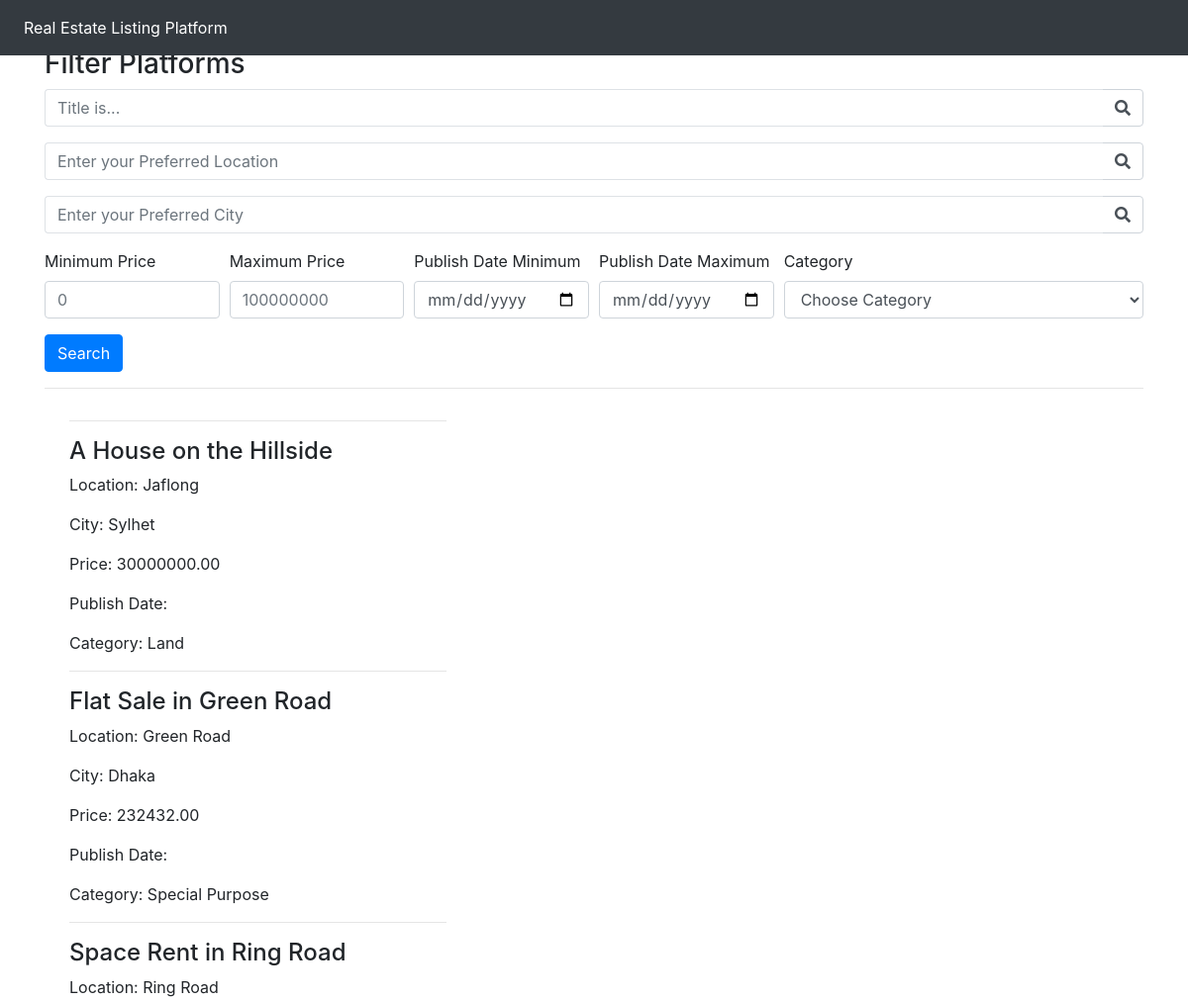
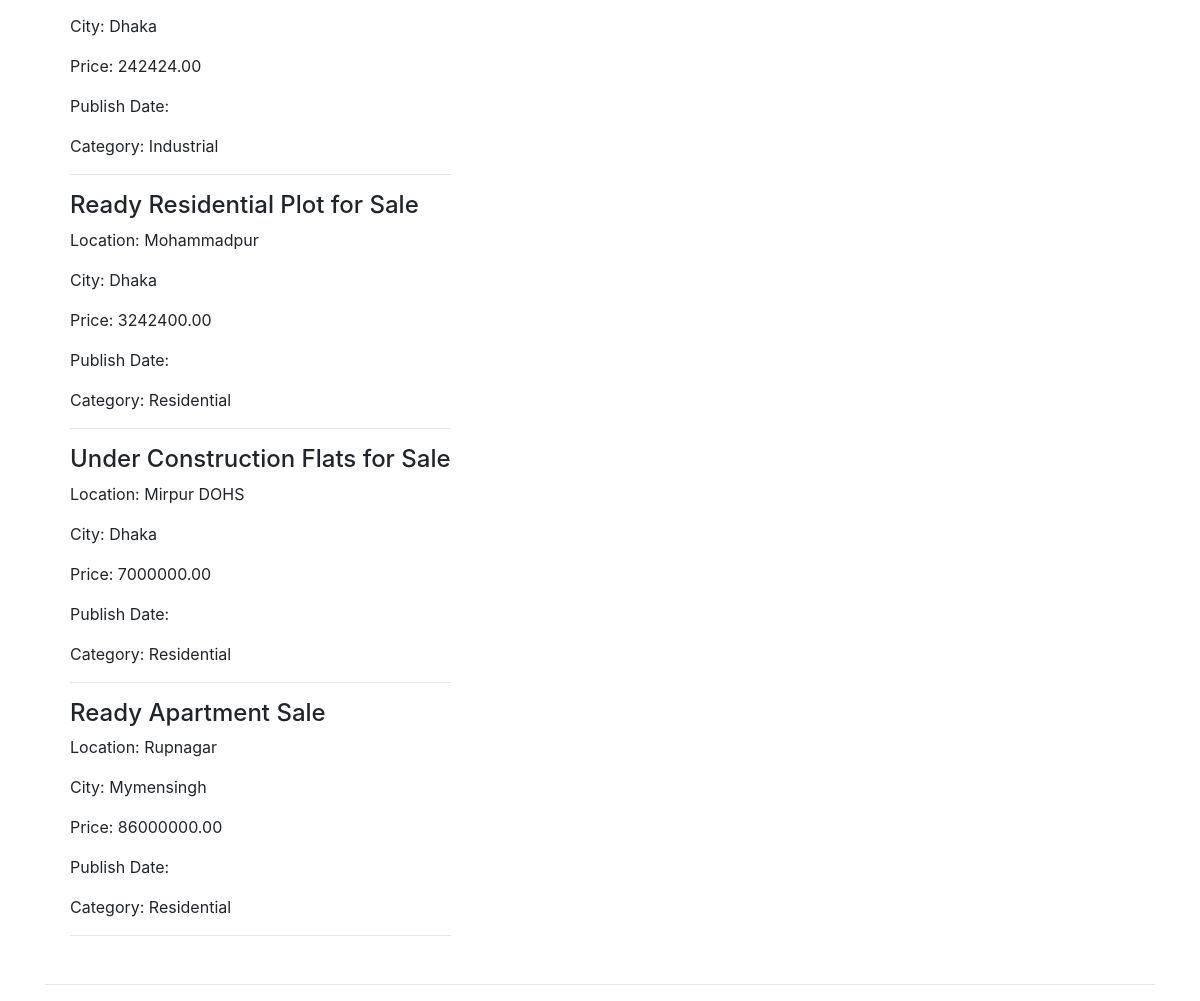
Screenshot of /filters with the database file from the repository (2 pictures, top to bottom).
### platforms/models.py (models this page shows, shortened)
class Platform(models.Model):
    property_type_choices = [
        ('Residential', 'Residential'),
        ('Commercial', 'Commercial'),
        ('Land', 'Land'),
        ('Industrial', 'Industrial'),
        ('Special Purpose', 'Special Purpose')
    ]
    owner = models.ForeignKey(User, on_delete=models.CASCADE, default=1)
    title = models.CharField(max_length=100)
    description = models.TextField(default="This Property is mindblowing!")
    property_type = models.CharField(max_length=20, choices=property_type_choices)
    price = models.DecimalField(max_digits=10, decimal_places=2)
    size_sqft = models.PositiveIntegerField()
    year_built = models.PositiveIntegerField()
    location = models.CharField(max_length=100)
    city = models.CharField(max_length=50)
    country = models.CharField(max_length=50)
    listed_date = models.DateField(auto_now_add=True)
    image = models.ImageField(default='houses.png', blank=True)

### mysite/views.py (the view)
# urls.py: path('filters', views.filters, name='filters'),
def filters(request):
    form = Platform.objects.all()
    title = request.GET.get('title')
    location = request.GET.get('location')
    city = request.GET.get('city')
    view_count_min = request.GET.get('view_count_min')
    view_count_max = request.GET.get('view_count_max')
    date_min = request.GET.get('date_min')
    date_max = request.GET.get('date_max')
    category = request.GET.get('category')
    if title:
        form = form.filter(title__icontains=title)
    if location:
        form = form.filter(location__icontains=location)
    if city:
        form = form.filter(city__icontains=city)
    if view_count_min:
        form = form.filter(view_count__gte=view_count_min)
    if view_count_max:
        form = form.filter(view_count__lte=view_count_max)
    if date_min:
        form = form.filter(publish_date__gte=date_min)
    if date_max:
        form = form.filter(publish_date__lte=date_max)
    if category and category != 'Choose...':
        form = form.filter(property_type=category)
    unique_property_types = Platform.objects.values_list('property_type', flat=True).distinct()
    return render(request, 'filters.html', {
        'form': form,
        'unique_property_types': unique_property_types
    })

### templates/filters.html (shortened to what this page needs)
<!doctype html>
<html lang="en">
  <head>
    <link rel="stylesheet" href="https://stackpath.bootstrapcdn.com/bootstrap/4.3.1/css/bootstrap.min.css">
    <link rel="stylesheet" href="https://use.fontawesome.com/releases/v5.8.1/css/all.css">
  </head>
  <body>
    <nav class="navbar navbar-expand-md navbar-dark bg-dark fixed-top">
        <div class="collapse navbar-collapse" id="navbarsExampleDefault">
            <ul class="navbar-nav mr-auto">
              <li class="nav-item active">
                  <a class="nav-link" href="home">Real Estate Listing Platform</a>
              </li>
            </ul>
        </div>
    </nav>
    <main role="main" class="container">
<br> <br>
      <h3>Filter Platforms</h3>
      <form method="GET" action=".">
        <div class="form-row">
            <div class="form-group col-12">
                <div class="input-group">
                    <input class="form-control py-2 border-right-0 border" type="search" name="title" placeholder="Title is..." />
                    <span class="input-group-append">
                        <div class="input-group-text bg-transparent">
                            <i class="fa fa-search"></i>
                        </div>
                    </span>
                </div>
            </div>
        </div>
        <div class="form-row">
            <div class="form-group col-12">
                <div class="input-group">
                    <input class="form-control py-2 border-right-0 border" type="search" name="location" placeholder="Enter your Preferred Location" />
                    <span class="input-group-append">
                        <div class="input-group-text bg-transparent">
                            <i class="fa fa-search"></i>
                        </div>
                    </span>
                </div>
            </div>
        </div>
        <div class="form-row">
            <div class="form-group col-12">
                <div class="input-group">
                    <input class="form-control py-2 border-right-0 border" type="search" name="city" placeholder="Enter your Preferred City" />
                    <span class="input-group-append">
                        <div class="input-group-text bg-transparent">
                            <i class="fa fa-search"></i>
                        </div>
                    </span>
                </div>
            </div>
        </div>
        <div class="form-row">
          <div class="form-group col-md-2 col-lg-2">
            <label for="viewCountMin">Minimum Price</label>
            <input type="number" min=0 class="form-control" id="viewCountMin" placeholder="0" name="view_count_min">
          </div>
          <div class="form-group col-md-2 col-lg-2">
            <label for="viewCountMax">Maximum Price</label>
            <input type="number" min=0 class="form-control" id="viewCountMax" placeholder="100000000" name="view_count_max">
          </div>
          <div class="form-group col-md-2 col-lg-2">
            <label for="publishDateMin">Publish Date Minimum</label>
            <input type="date" class="form-control" id="publishDateMin" name="date_min">
          </div>
          <div class="form-group col-md-2 col-lg-2">
            <label for="publishDateMax">Publish Date Maximum</label>
            <input type="date" class="form-control" id="publishDateMax" name="date_max">
          </div>
          <div class="form-group col-md-4">
            <label for="category">Category</label>
            <select id="category" class="form-control" name="category">
              <option selected>Choose Category</option>
            </select>
          </div>
        </div>
        <button type="submit" class="btn btn-primary">Search</button>
      </form>
      <hr />
      <div class="row">
        <ul>
        <hr>
        <div>
            {% if form %}
                {% for platform in form %}
                    <div class="platform">
                        <h4>{{ platform.title }}</h4>
                        <p>Location: {{ platform.location }}</p>
                        <p>City: {{ platform.city }}</p>
                        <p>Price: {{ platform.price }}</p>
                        <p>Publish Date: {{ platform.publish_date }}</p>
                        <p>Category: {{ platform.property_type }}</p>
                    </div>
                    <hr>
                {% endfor %}
            {% else %}
                <p>No platforms found matching the criteria.</p>
            {% endif %}
        </div>
    </div>
            <hr />
    </main>
</body>
</html>

### rows the page displays
Platform: title "A House on the Hillside", location "Jaflong", city "Sylhet", price "30000000.00", property_type "Land"
Platform: title "Flat Sale in Green Road", location "Green Road", city "Dhaka", price "232432.00", property_type "Special Purpose"
Platform: title "Space Rent in Ring Road", location "Ring Road", city "Dhaka", price "242424.00", property_type "Industrial"
Platform: title "Ready Residential Plot for Sale", location "Mohammadpur", city "Dhaka", price "3242400.00", property_type "Residential"
Platform: title "Under Construction Flats for Sale", location "Mirpur DOHS", city "Dhaka", price "7000000.00", property_type "Residential"
Platform: title "Ready Apartment Sale", location "Rupnagar", city "Mymensingh", price "86000000.00", property_type "Residential"
